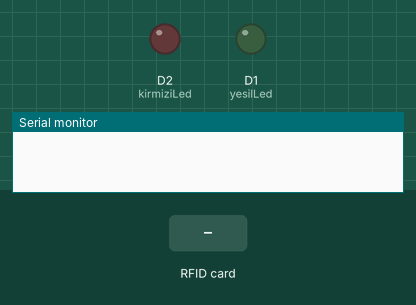
Recording of a sketch running on a simulated ESP8266 (NodeMCU). On the bench: output pins drawn as LEDs (lit = HIGH), the last lines printed to the serial monitor. Dashed ring = blinking. The inputs (shaded band) are chosen by the test bench.

Above: at 1.2 s.
1.3 s: RFID card 5E 7A 19 C4 held to the reader
At 1.46 s:
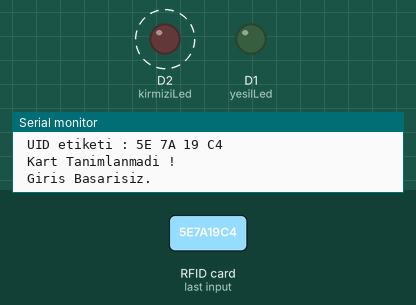
Timing chart, 0 to 4.3 s (numbered marks = the images above; inputs shaded):
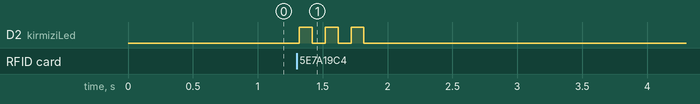

The sketch:

sketch_mar22b.ino
```cpp
#define SS_PIN D4 //SDA Pini
#define RST_PIN D3

int yesilLed = D1;
int kirmiziLed = D2;

#include <SPI.h>
#include <MFRC522.h>

MFRC522 mfrc522(SS_PIN, RST_PIN);
int statuss = 0;
int out = 0;

void setup()
{
  pinMode(yesilLed, OUTPUT);
  pinMode(kirmiziLed, OUTPUT);

  Serial.begin(9600);
  SPI.begin();
  mfrc522.PCD_Init();
}

void loop()
{
  // Yeni kartlari tara
  if ( ! mfrc522.PICC_IsNewCardPresent())
  {
    return;
  }
  // Kart okundu ise
  if ( ! mfrc522.PICC_ReadCardSerial())
  {
    return;
  }
  //Kartin UID'sini oku ve seri porta yaz
  Serial.println();
  Serial.print(" UID etiketi :");
  String content= "";
  byte letter;
  for (byte i = 0; i < mfrc522.uid.size; i++)
  {
     Serial.print(mfrc522.uid.uidByte[i] < 0x10 ? " 0" : " ");
     Serial.print(mfrc522.uid.uidByte[i], HEX);
     content.concat(String(mfrc522.uid.uidByte[i] < 0x10 ? " 0" : " "));
     content.concat(String(mfrc522.uid.uidByte[i], HEX));
  }
  content.toUpperCase();
  Serial.println();
  if (content.substring(1) == " ") // Bu UID degerini tanimlamak istediginiz kartin degeri ile degistirin.
  {
    Serial.println(" Giris Basarili ! ");
    Serial.println(" Iyı gunler, Zeynep Hanım ");

     digitalWrite(yesilLed, HIGH);
      delay(500);

    digitalWrite(yesilLed, LOW);
    delay(1000);

    Serial.println();
    statuss = 1;

  }

  else   {
    Serial.println(" Kart Tanimlanmadi ! ");
    Serial.println(" Giris Basarisiz. ");

    digitalWrite(kirmiziLed, HIGH);
      delay(100);

    digitalWrite(kirmiziLed, LOW);
      delay(100);

    digitalWrite(kirmiziLed, HIGH);
      delay(100);

    digitalWrite(kirmiziLed, LOW);
      delay(100);

    digitalWrite(kirmiziLed, HIGH);
      delay(100);

   digitalWrite(kirmiziLed, LOW);
      delay(100);

    delay(3000);
  }
}
```

Measured:
- after the input at 1.3 s, D2 (kirmiziLed): alternates HIGH for 0.10 s and LOW for 0.10 s, 6 changes in all, then stays LOW, starting at once
